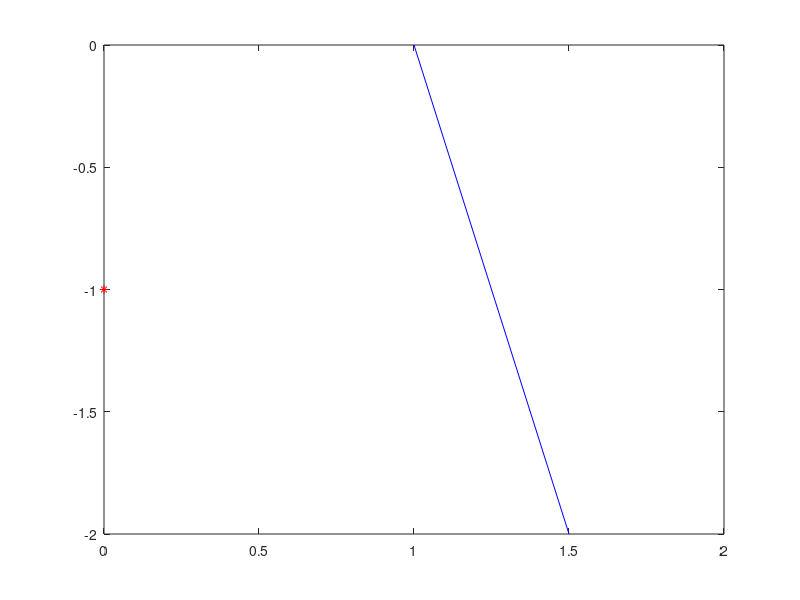

Recreate this plot in MATLAB. (Note: this script raises an error after producing the figure.)
clear all
close all
clc

line_start = [1, 0]
line_end = [1.5, -2]
position = [0, -1]

plot([line_start(1), line_end(1)], [line_start(2), line_end(2)], 'b')
hold on
plot(position(1), position(2), 'r*')
hold on

closestpoint = FindClosestPointOnLine(position, line_start, line_end);
plot(closestpoint(1), closestpoint(2), 'g*')
distance = FindDistanceToClosestPoint(position, line_start, line_end)